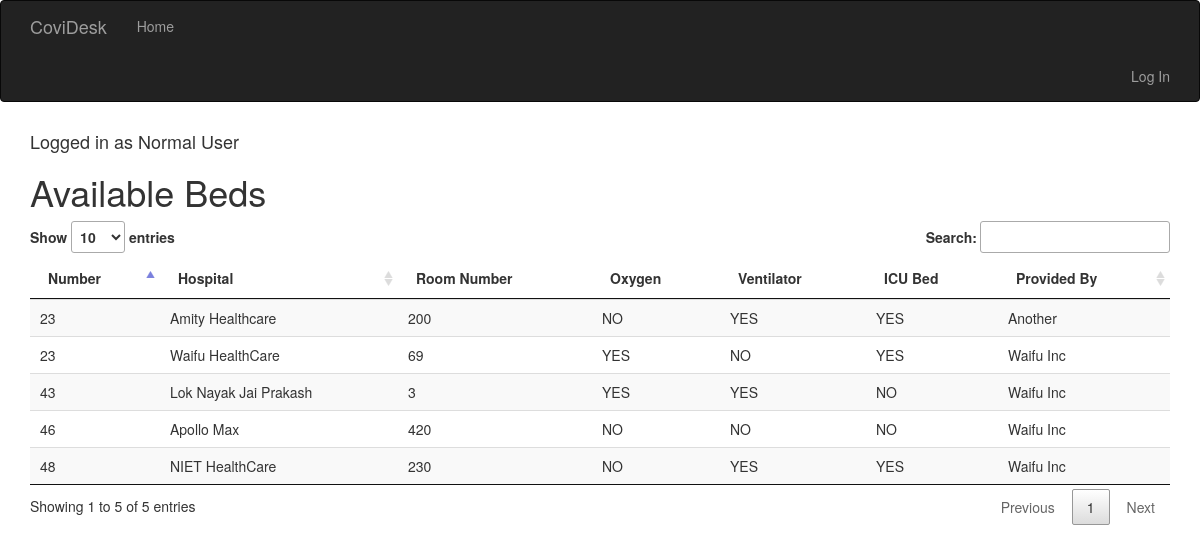
Before: / with the older database file.
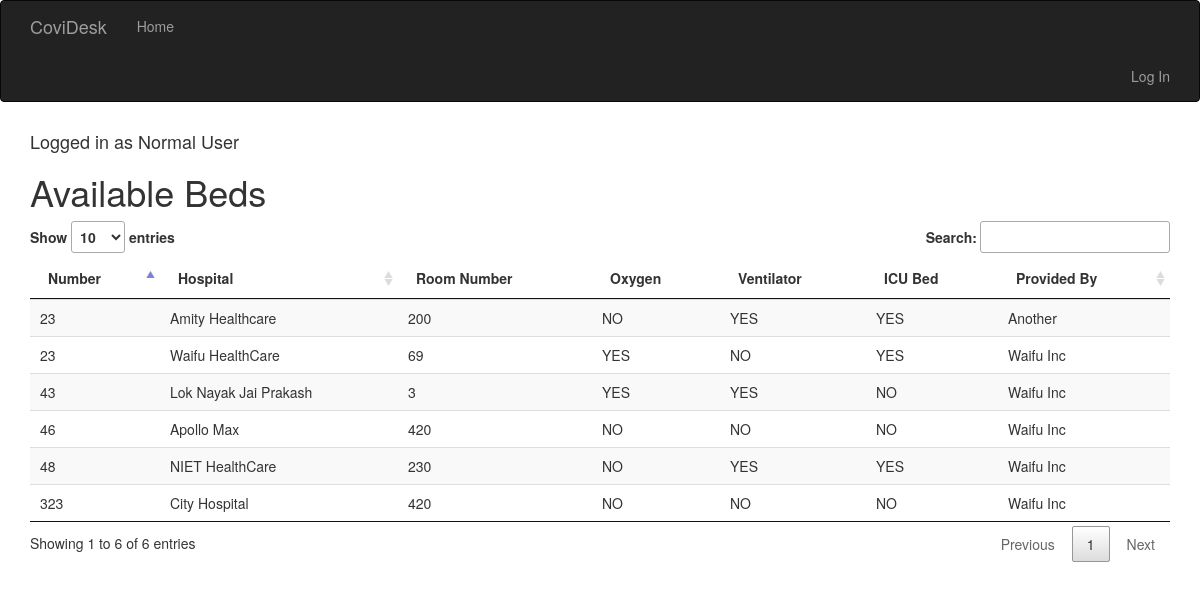
After: the same page with the newer database file.
### app/models.py (models this page shows, shortened)
class AvailableBeds(db.Model):
    __tablename__ = 'AvailableBeds'
    id = db.Column(db.Integer, primary_key=True)
    number = db.Column(db.Integer, nullable=False)
    hospital = db.Column(db.String(64), nullable=False)
    room_no = db.Column(db.String(8), nullable=False)
    with_oxygen = db.Column(db.Boolean, nullable=False)
    is_icu = db.Column(db.Boolean, nullable=False)
    with_ventilators = db.Column(db.Boolean, nullable=False)
    ngo_id = db.Column(db.Integer, db.ForeignKey('ngos.id'))

class NGOs(UserMixin,db.Model):
    __tablename__ = 'ngos'
    id = db.Column(db.Integer, primary_key=True)
    name = db.Column(db.String(64), unique=True,
                    index=True, nullable=False)
    email = db.Column(db.String(64), unique=True,
                    nullable=False)
    pincode = db.Column(db.Integer, nullable=False)
    password_hash = db.Column(db.String(128))
    available_beds = db.relationship('AvailableBeds',
                    backref='ngo')
    @property
    def password(self):
        raise AttributeError('password is not a readable attribute')

### app/main/views.py (the view)
@main.route('/')
def index():
    if not session.get('name'):
        name = "Normal User"
    else:
        name = session.get('name')
    return render_template('index.html', name=name, beds=AvailableBeds.query.all()[::-1]), 200

### app/templates/index.html (shortened to what this page needs)
{% extends "base.html" %}
{% block page_content %}
    <h4>Logged in as {{ name }}</h4>
    <h1>Available Beds</h1>
    <table id="data" class="table table-striped">
        <thead>
          <tr>
            <th>Number</th>
            <th>Hospital</th>
            <th>Room Number</th>
            <th>Oxygen</th>
            <th>Ventilator</th>
            <th>ICU Bed</th>
            <th>Provided By</th>
          </tr>
        </thead>
        <tbody>
          {% for bed in beds %}
            <tr>
              <td>{{ bed.number }}</td>
              <td>{{ bed.hospital }}</td>
              <td>{{ bed.room_no }}</td>
              <td>{{ "YES" if bed.with_oxygen else "NO"}}</td>
              <td>{{ "YES" if bed.with_ventilators else "NO"}}</td>
              <td>{{ "YES" if bed.is_icu else "NO"}}</td>
              <td>{{ bed.ngo.name }}</td>
            </tr>
          {% endfor %}
        </tbody>
      </table>
{% endblock %}

### app/templates/base.html (shortened to what this page needs)
{% extends "bootstrap/base.html" %}
{% block styles %}
{{super()}}
<link rel="stylesheet" type="text/css" href="{{url_for('static',filename='datatables.css')}}">
{% endblock %}
{% block navbar %}
<div class="navbar navbar-inverse" role="navigation">
    <div class="container">
        <div class="navbar-header">
            <a class="navbar-brand" href="/">CoviDesk</a>
        </div>
        <div class="navbar-collapse collapse">
            <ul class="nav navbar-nav">
                <li><a href="/">Home</a></li>
            </ul>
        </div>
        <ul class="nav navbar-nav navbar-right">
            {% if current_user.is_authenticated %}
            <li><a href="{{ url_for('auth.logout') }}">Log Out</a></li>
            {% else %}
            <li><a href="{{ url_for('auth.login') }}">Log In</a></li>
            {% endif %}
        </ul>
    </div>
</div>
{% endblock %}
{% block content %}
<div class="container">
    {% block page_content %}{% endblock %}
</div>
{% endblock %}

### app/static/datatables.css (style rules this page uses)
table.dataTable { width: 100%; margin: 0 auto; clear: both; border-collapse: separate; border-spacing: 0; }
table.dataTable thead th, table.dataTable tfoot th { font-weight: bold; }
table.dataTable thead th, table.dataTable thead td { padding: 10px 18px; border-bottom: 1px solid #111; }
table.dataTable thead .sorting, table.dataTable thead .sorting_asc, table.dataTable thead .sorting_desc, table.dataTable thead .sorting_asc_disabled, table.dataTable thead .sorting_desc_disabled { cursor: pointer; *cursor: hand; background-repeat: no-repeat; background-position: center right; }
table.dataTable thead .sorting { background-image: url("DataTables-1.11.3/images/sort_both.png"); }
table.dataTable thead .sorting_asc { background-image: url("DataTables-1.11.3/images/sort_asc.png") !important; }
table.dataTable tbody tr { background-color: #ffffff; }
table.dataTable tbody th, table.dataTable tbody td { padding: 8px 10px; }
table.dataTable.no-footer { border-bottom: 1px solid #111; }
table.dataTable th, table.dataTable td { box-sizing: content-box; }

Changed rows visible on the page:
added AvailableBeds: number "323", hospital "City Hospital", room_no "420", with_oxygen "NO", with_ventilators "NO", is_icu "NO", ngo.name "Waifu Inc"
Other visible differences:
text written by a page script: "Show entries Search: Showing 1 to 5 of 5 entries Previous 1 Next" → "Show entries Search: Showing 1 to 6 of 6 entries Previous 1 Next"
